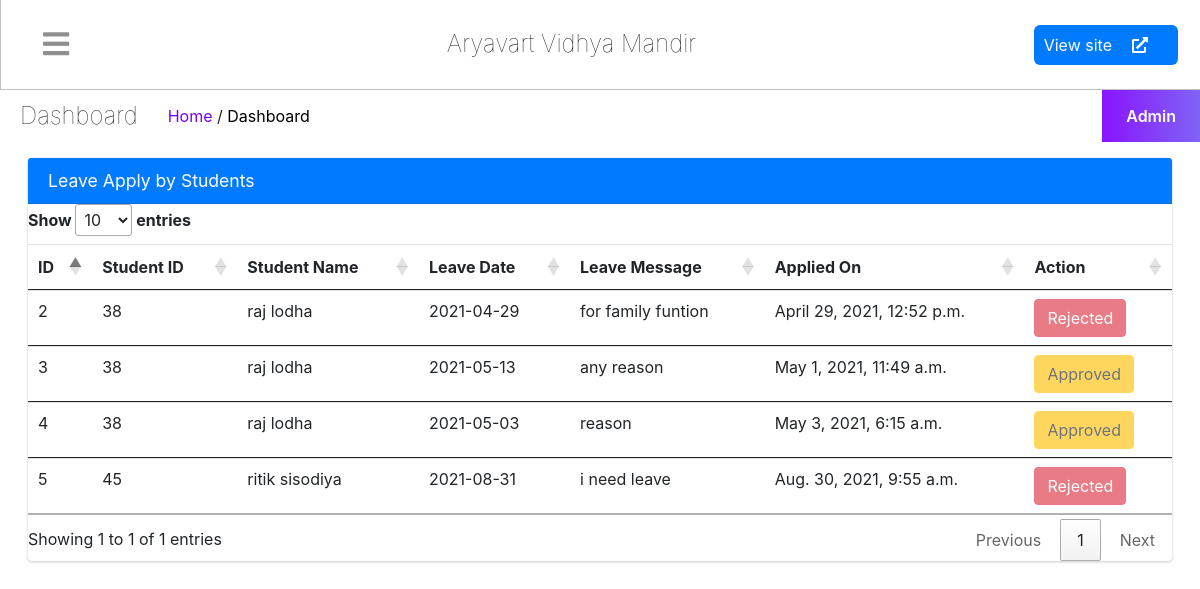
/staff/managestudentleave/ (signed in), run on the app's committed database.
### schoolmain/models.py (models this page shows)
class schoolifo(models.Model):
    icon = models.ImageField(upload_to = 'schoolinfo')
    name = models.CharField(max_length=500)
    address = models.CharField(max_length=500)
    phone = models.CharField(max_length=15)
    phone2 = models.CharField(max_length=15)
    email = models.CharField(max_length=25)

### student/models.py (models this page shows, shortened)
class leavestudent(models.Model):
    student_id = models.ForeignKey(studentregister(), on_delete=models.CASCADE)
    leave_date = models.CharField(max_length=255)
    leave_message = models.TextField()
    leave_status = models.IntegerField(default=0)
    created_at = models.DateTimeField(auto_now_add=True)
    updated_at = models.DateTimeField(auto_now=True)

class studentregister(models.Model):
    user  = models.ForeignKey(User,on_delete=models.CASCADE)
    Father_name = models.CharField(max_length = 25)
    Mother_name = models.CharField(max_length = 25)
    schooler_no = models.CharField(max_length = 25)
    gender = models.ForeignKey(gender,on_delete=models.CASCADE)
    dob = models.DateField()
    cast = models.CharField(max_length=20)
    addmission_date  =models.DateField()
    standard = models.ForeignKey(standard,on_delete=models.CASCADE)
    ssmid  =models.CharField(max_length=20)
    addhar_no  =models.CharField(max_length=20)
    address = models.CharField(max_length=100)
    permanent_address = models.CharField(max_length=100)
    account_no = models.CharField(max_length=20)
    IFSC = models.CharField(max_length=20)
    TC = models.FileField(upload_to="certificate",blank=True)
    castcertificate = models.FileField(upload_to='certificate',blank=True)
    status = models.BooleanField(default=False)
    phonestatus = models.BooleanField(default=False)

### staff/views.py (the view)
# urls.py: path('managestudentleave/',views.managestudentleave,name='managestudentleave'),
def managestudentleave(request):
    leaveid = request.GET.get('student')
    status =  request.GET.get('status')
    if leaveid is not None and status is not None:
        leaveob =leavestudent.objects.get(id=leaveid)
        leaveob.leave_status = int(status)
        leaveob.save()
        messages.success(request,"leave status is succesfully changed")
        return redirect('managestudentleave')
    leaveitems = leavestudent.objects.all()
    return render(request,'staff/studentleave.html',{"leaves":leaveitems})

### myapp/context_processors.py (called while the page is built)
def alltimefunc(request):
    info = schoolifo.objects.all()[0]
    return {'schoolinfo':info}

### myapp/views.py (called while the page is built)
def checkuser(request):
    user= None
    userob= None
    if staffregister.objects.filter(user = request.user.id).exists():
        userob = staffregister.objects.filter(user = request.user.id)[0]
        user = 'staff'
    if studentregister.objects.filter(user = request.user.id).exists():
        userob = studentregister.objects.filter(user = request.user.id)[0]
        user = 'student'
    if user is None and userob is None:
        logout(request)
        return redirect('index')
    return [user,userob]

### staff/templates/staff/studentleave.html
{% extends 'staff/basic.html' %}
{% block table %}
<section class="content">
    <div class="container-fluid">
        <div class="row">
            <div class="col-md-12">
                <div class="card card-primary">
                    <div class="card-header">
                        <h3 class="card-title">Leave Apply by Students</h3>
                    </div>
                    <div class="table-responsive">
                        <table class="table">
                            <thead>
                            <tr>
                                <th>ID</th>
                                <th>Student ID</th>
                                <th>Student Name</th>
                                <th>Leave Date</th>
                                <th>Leave Message</th>
                                <th>Applied On</th>
                                <th>Action</th>
                            </tr>
                            </thead>
                            {% for leave in leaves %}
                            <tbody>
                            <tr>
                                <td>{{ leave.id }}</td>
                                <td>{{ leave.student_id.user.id }}</td>
                                <td>{{ leave.student_id.user.first_name }} {{ leave.student_id.user.last_name }}</td>
                                <td>{{ leave.leave_date }}</td>
                                <td>{{ leave.leave_message }}</td>
                                <td>{{ leave.created_at }}</td>
                                <td>
                                    {% if leave.leave_status == 0 %}
                                        <a href="{% url 'managestudentleave' %}?student={{leave.id}}&status=1" class="btn btn-success">Approve</a>
                                        <a href="{% url 'managestudentleave' %}?student={{leave.id}}&status=2" class="btn btn-danger">Reject</a>
                                    {% elif leave.leave_status == 1 %}
                                        <button class="btn btn-warning" disabled="disabled">Approved</button>
                                    {% else %}
                                        <button class="btn btn-danger" disabled="disabled">Rejected</button>
                                    {% endif %}
                                </td>
                            </tr>
                            </tbody>
                            {% endfor %}
                        </table>
                    </div>
                </div>
            </div>
        </div>
    </div>
  </section>
{% endblock %}

### staff/templates/staff/basic.html (shortened to what this page needs)
<!DOCTYPE html>
<html lang="en">
{% load static %}
<head>
    <link rel="stylesheet" href="https://cdnjs.cloudflare.com/ajax/libs/font-awesome/5.15.3/css/all.min.css"
 />
    <link href="https://cdn.jsdelivr.net/npm/bootstrap@5.0.2/dist/css/bootstrap.min.css" rel="stylesheet"
>
    <link rel="stylesheet" href="{% static 'dashboard/css/dashboard.css' %}">
  <link rel="stylesheet" href="/static/dist/css/adminlte.min.css">
<link rel="stylesheet" type="text/css" href="https://cdn.datatables.net/1.11.1/css/jquery.dataTables.css">
</head>
<body>
    <div class="{% if request.session.nav %}{{request.session.nav}}{% else %}main{% endif %}" id="mainsidebar">
       {% include 'staff/sidebar_template.html' with user=user id=id %}
        <div class="main-display">
            <div class="main-child">
                <div class="controls">
                    <div class="toggler"  onclick = "Updatenav(this)">
                        <i class="toggler-ico"></i>
                    </div>
                    <div class="second"><div class="left"><h3>{{schoolinfo.name}}</h3></div></div>
                    <div class="right">
                        <div class="view-site">
                            <a href="{% url 'index' %}">View site <i class="fa fa-external-link-alt"></i></a>
                        </div>
                    </div>
                </div>
                <div class="second">
                    <div class="left">
                        <h3>Dashboard</h3>
                        <div class="location"><a href="#"><span>Home</span></a> / <a href="#">Dashboard</a> </div>
                    </div>
                    <div class="right">
                        <div class="admin-settings">
                            <a href="#">Admin</a>
                        </div>
                    </div>
                </div>
                <div class="third mx-3 my-3">
                  <div class="row">
                {% block table %}
                {% endblock %}
                </div>
                </div>
                </div>
            </div>
        </div>
    <link rel="stylesheet" type="text/css" href="https://cdn.datatables.net/1.11.1/css/jquery.dataTables.css">
</body>
</html>

### myapp/static/dashboard/css/dashboard.css (style rules this page uses)
* { margin: 0; padding: 0; box-sizing: border-box; }
a { text-decoration: none!important; }
html, body { overflow: hidden; }
.main { display: flex; overflow-y: hidden; }
.main-display { height: 100vh; }
.main-display .main-child { position: fixed; width: 100%; transition: 0.4s; height: 100%; }
.main-display .controls .toggler-ico::before { font-family: "Font Awesome 5 Free"; font-weight: 900; content: "\f0c9"; font-style: normal; }
.main-display .controls .toggler { cursor: pointer; transition: 0.4s; }
.main-display .main-child .controls { display: flex; width: 100%; padding: 22px; justify-content: space-between; border-bottom: 1px solid #00000040; border-left: 1px solid #00000040; }
.main-display .main-child .controls i { font-size: 30px; margin: 0 20px; color: #00000070; }
.main-display .main-child .controls .right { display: flex; }
.main-display .main-child .controls .view-site { display: flex; align-items: center; }
.main-display .main-child .controls .view-site a { background: #007bff; color: #fff; font-size: 16px; height: 30px; display: flex; justify-content: space-around; align-items: center; padding: 20px 10px; text-decoration: none; border-radius: 6px; }
.main-display .main-child .controls .view-site a i { color: #fff; font-size: 16px; }
.main-display .main-child .controls .full-screen, .main-display .main-child .controls .toggler { justify-content: center; align-items: center; display: flex; }
.main-display .second { display: flex; justify-content: space-between; }
.main-display .second h3 { font-size: 24px; font-weight: lighter; margin: 0; }
.main-display .second .left { display: flex; justify-content: center; align-items: center; line-height: 25px; padding-left: 20px; }
.main-display .second .left .location { line-height: 25px; margin-left: 30px; }
.main-display .second .location a { color: #000; }
.main-display .second .location a span { color: #7801ff; }
.main-display .second .right .admin-settings { padding: 14px 24px; z-index: 99; }
.main-display .second .right .admin-settings { position: relative; }
.main-display .second .right .admin-settings { display: block; background: linear-gradient(to right, #8914fe 0%, #8063f5 100%); }
.main-display .second .right a { display: block; font-weight: 600; color: #fff; }
.main-child { overflow-y: scroll; }
.table-responsive { display: block; width: 100%; overflow-x: auto; }
.table { width: 100%; max-width: 100%; margin-bottom: 1rem; background-color: transparent; }

### data on the page
schoolifo: name "Aryavart Vidhya Mandir"
leavestudent: id "2", student_id.user.id "38", student_id.user.first_name "raj", student_id.user.last_name "lodha", leave_date "2021-04-29", leave_message "for family funtion", created_at "April 29, 2021, 12:52 p.m.", leave_status "Rejected"
leavestudent: id "3", student_id.user.id "38", student_id.user.first_name "raj", student_id.user.last_name "lodha", leave_date "2021-05-13", leave_message "any reason", created_at "May 1, 2021, 11:49 a.m.", leave_status "Approved"
leavestudent: id "4", student_id.user.id "38", student_id.user.first_name "raj", student_id.user.last_name "lodha", leave_date "2021-05-03", leave_message "reason", created_at "May 3, 2021, 6:15 a.m.", leave_status "Approved"
leavestudent: id "5", student_id.user.id "45", student_id.user.first_name "ritik", student_id.user.last_name "sisodiya", leave_date "2021-08-31", leave_message "i need leave", created_at "Aug. 30, 2021, 9:55 a.m.", leave_status "Rejected"
